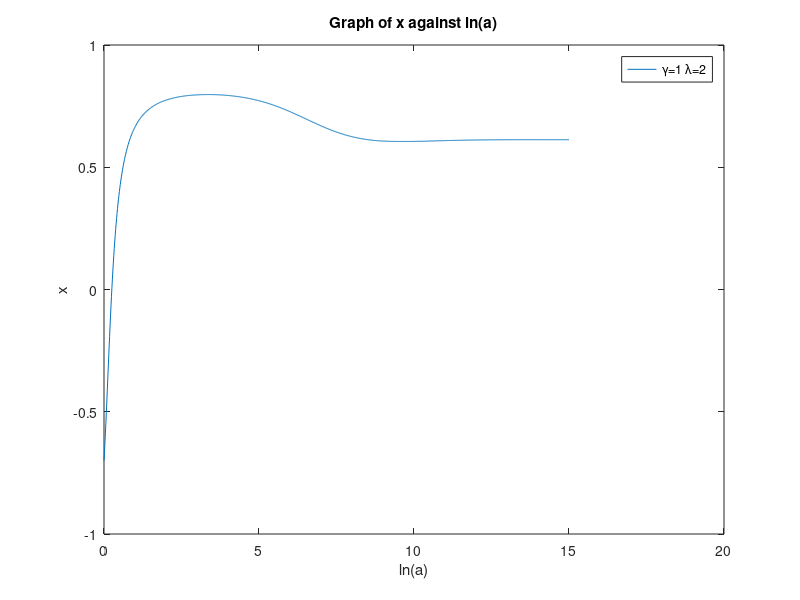
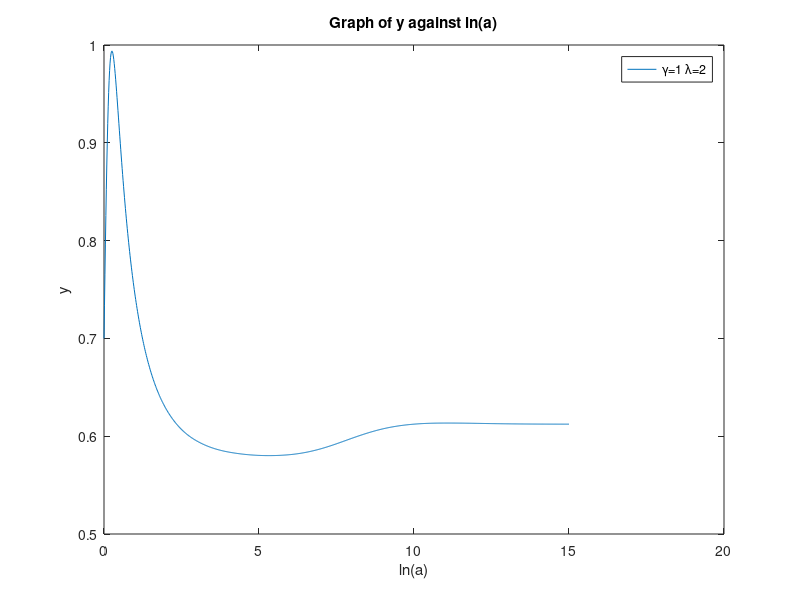
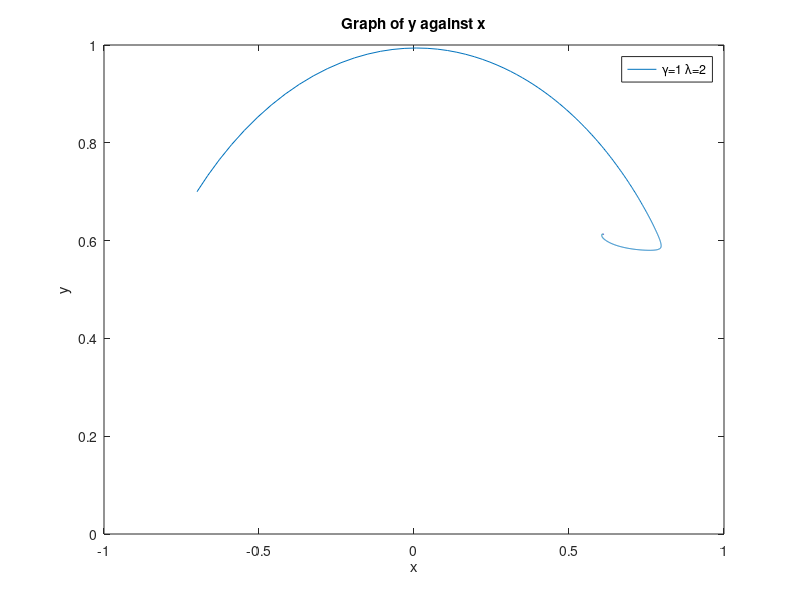
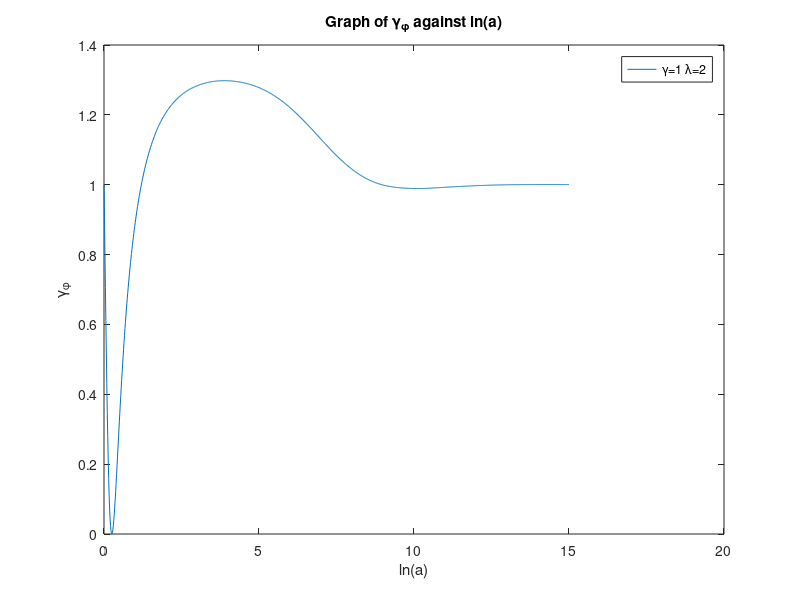

MATLAB code to generate these figures, in order:


    function scalarfield1
    %tstart, tend and the number of time steps
   
    tstart = 0;
    tend = 15;
    n = 1000;
    tspan = linspace(tstart,tend,n);
    %initial conditions 
    minit = [-0.7;0.7]
    
    % matrix m contains all dependant variables
    [t,m] = ode45(@integratingfunction, tspan, minit);
    %output variables:
    x = m(:,1);
    
    y = m(:,2);
    
    
    
    
    %Plots
    figure(1);
    
    plot(t,x);
    title('Graph of x against ln(a)');
    legend('\gamma=1 \lambda=2');
    xlabel('ln(a)');
    ylabel('x');
    hold on
    figure(2);
    
    
    
    plot(t,y);
    title('Graph of y against ln(a)');
    legend('\gamma=1 \lambda=2');
    hold on
    xlabel('ln(a)');
    ylabel('y');
    figure(3);
    
    plot(x,y);
    title('Graph of y against x');
    legend('\gamma=1 \lambda=2');
    xlabel('x');
    ylabel('y');
    axis([-1 1 0 1]);
    hold on
    
    
    figure(4);
    gammaphi=(2.*(x.^2))./((x.^2)+(y.^2));
    plot(t,gammaphi);
    title('Graph of \gamma_{\phi} against ln(a)')
    xlabel('ln(a)');
    ylabel('\gamma_{\phi}');
    legend('\gamma=1 \lambda=2');
    
    hold on
    
    omegaphi=x.^2+y.^2
    figure(5);
    plot(t,omegaphi);
    axis([0 10 0 1.2]);
     title('Graph of \Omega_{\phi} against ln(a)')
    xlabel('ln(a)');
    ylabel('\Omega_{\phi}');
    legend('\gamma=1 \lambda=2');
    hold on
    
    
    
   %Intergration function
    
   
        function ddt = integratingfunction(t,m)
            % Define constants 
            gamma=1;
            lambda=2;
            
            x=m(1);
            
            y=m(2);
            
           
            
          % system of ODE’s:
            ddt = zeros(size(m));
            ddt(1) =  -3.*x+lambda.*sqrt(3/2).*(y.^2)+(3/2).*x.*(2.*(x.^2)+gamma.*(1-(x.^2)-(y.^2)));
            ddt(2) = -lambda.*sqrt(3/2).*x.*y+(3/2).*y.*(2.*(x.^2)+gamma.*(1-(x.^2)-(y.^2)));
        
 




